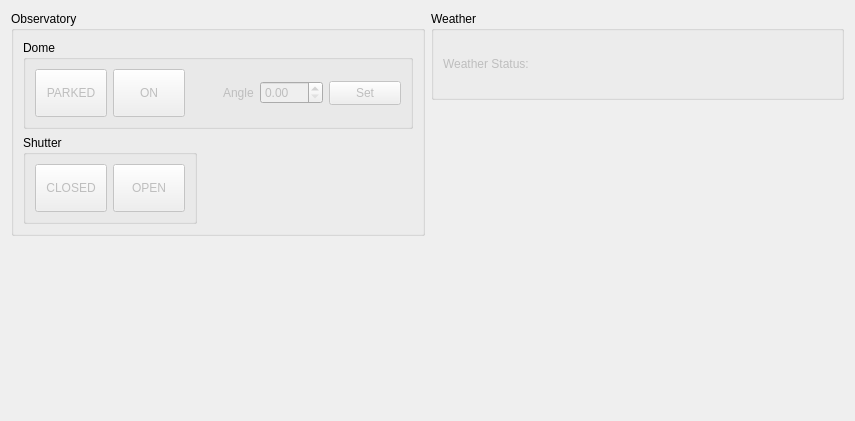
<?xml version="1.0" encoding="UTF-8"?>
<ui version="4.0">
 <class>Observatory</class>
 <widget class="QWidget" name="Observatory">
  <property name="geometry">
   <rect>
    <x>0</x>
    <y>0</y>
    <width>855</width>
    <height>421</height>
   </rect>
  </property>
  <property name="windowTitle">
   <string>Form</string>
  </property>
  <layout class="QGridLayout" name="gridLayout_2">
   <item row="0" column="0" alignment="Qt::AlignTop">
    <widget class="QGroupBox" name="observatoryBox">
     <property name="sizePolicy">
      <sizepolicy hsizetype="Preferred" vsizetype="Minimum">
       <horstretch>0</horstretch>
       <verstretch>0</verstretch>
      </sizepolicy>
     </property>
     <property name="minimumSize">
      <size>
       <width>0</width>
       <height>0</height>
      </size>
     </property>
     <property name="title">
      <string>Observatory</string>
     </property>
     <layout class="QGridLayout" name="gridLayout">
      <item row="1" column="0">
       <widget class="QGroupBox" name="domeBox">
        <property name="title">
         <string>Dome</string>
        </property>
        <layout class="QGridLayout" name="gridLayout_3">
         <item row="0" column="0">
          <widget class="QPushButton" name="domeParked">
           <property name="enabled">
            <bool>false</bool>
           </property>
           <property name="minimumSize">
            <size>
             <width>72</width>
             <height>48</height>
            </size>
           </property>
           <property name="maximumSize">
            <size>
             <width>72</width>
             <height>48</height>
            </size>
           </property>
           <property name="styleSheet">
            <string notr="true">QPushButton:checked
{
background-color: maroon;
border: 1px outset;
font-weight:bold;
}</string>
           </property>
           <property name="text">
            <string>PARKED</string>
           </property>
           <property name="iconSize">
            <size>
             <width>32</width>
             <height>16</height>
            </size>
           </property>
           <property name="checkable">
            <bool>true</bool>
           </property>
          </widget>
         </item>
         <item row="0" column="1">
          <widget class="QPushButton" name="domeOn">
           <property name="enabled">
            <bool>false</bool>
           </property>
           <property name="minimumSize">
            <size>
             <width>72</width>
             <height>48</height>
            </size>
           </property>
           <property name="maximumSize">
            <size>
             <width>72</width>
             <height>48</height>
            </size>
           </property>
           <property name="styleSheet">
            <string notr="true">QPushButton:checked
{
background-color: maroon;
border: 1px outset;
font-weight:bold;
}</string>
           </property>
           <property name="text">
            <string>ON</string>
           </property>
           <property name="checkable">
            <bool>true</bool>
           </property>
           <property name="checked">
            <bool>false</bool>
           </property>
          </widget>
         </item>
         <item row="0" column="2">
          <layout class="QHBoxLayout" name="horizontalLayout">
           <item alignment="Qt::AlignRight">
            <widget class="QLabel" name="angleLabel">
             <property name="enabled">
              <bool>false</bool>
             </property>
             <property name="text">
              <string>Angle</string>
             </property>
            </widget>
           </item>
           <item>
            <widget class="QDoubleSpinBox" name="domeAngleSpinBox">
             <property name="enabled">
              <bool>false</bool>
             </property>
            </widget>
           </item>
           <item>
            <widget class="QPushButton" name="setDomeAngleButton">
             <property name="enabled">
              <bool>false</bool>
             </property>
             <property name="minimumSize">
              <size>
               <width>72</width>
               <height>24</height>
              </size>
             </property>
             <property name="maximumSize">
              <size>
               <width>72</width>
               <height>24</height>
              </size>
             </property>
             <property name="text">
              <string>Set</string>
             </property>
            </widget>
           </item>
          </layout>
         </item>
        </layout>
       </widget>
      </item>
      <item row="3" column="0" alignment="Qt::AlignLeft">
       <widget class="QGroupBox" name="shutterBox">
        <property name="title">
         <string>Shutter</string>
        </property>
        <layout class="QGridLayout" name="gridLayout_4">
         <item row="0" column="0">
          <widget class="QPushButton" name="shutterClosed">
           <property name="enabled">
            <bool>false</bool>
           </property>
           <property name="minimumSize">
            <size>
             <width>72</width>
             <height>48</height>
            </size>
           </property>
           <property name="maximumSize">
            <size>
             <width>72</width>
             <height>48</height>
            </size>
           </property>
           <property name="styleSheet">
            <string notr="true">QPushButton:checked
{
background-color: maroon;
border: 1px outset;
font-weight:bold;
}</string>
           </property>
           <property name="text">
            <string>CLOSED</string>
           </property>
           <property name="iconSize">
            <size>
             <width>32</width>
             <height>16</height>
            </size>
           </property>
           <property name="checkable">
            <bool>true</bool>
           </property>
          </widget>
         </item>
         <item row="0" column="1">
          <widget class="QPushButton" name="shutterOpen">
           <property name="enabled">
            <bool>false</bool>
           </property>
           <property name="minimumSize">
            <size>
             <width>72</width>
             <height>48</height>
            </size>
           </property>
           <property name="maximumSize">
            <size>
             <width>72</width>
             <height>48</height>
            </size>
           </property>
           <property name="styleSheet">
            <string notr="true">QPushButton:checked
{
background-color: maroon;
border: 1px outset;
font-weight:bold;
}</string>
           </property>
           <property name="text">
            <string>OPEN</string>
           </property>
           <property name="checkable">
            <bool>true</bool>
           </property>
           <property name="checked">
            <bool>false</bool>
           </property>
          </widget>
         </item>
        </layout>
       </widget>
      </item>
     </layout>
    </widget>
   </item>
   <item row="1" column="0">
    <spacer name="horizontalSpacer">
     <property name="orientation">
      <enum>Qt::Horizontal</enum>
     </property>
     <property name="sizeHint" stdset="0">
      <size>
       <width>40</width>
       <height>20</height>
      </size>
     </property>
    </spacer>
   </item>
   <item row="1" column="1">
    <spacer name="horizontalSpacer_2">
     <property name="orientation">
      <enum>Qt::Horizontal</enum>
     </property>
     <property name="sizeHint" stdset="0">
      <size>
       <width>40</width>
       <height>20</height>
      </size>
     </property>
    </spacer>
   </item>
   <item row="0" column="1" alignment="Qt::AlignTop">
    <widget class="QGroupBox" name="weatherBox">
     <property name="title">
      <string>Weather</string>
     </property>
     <layout class="QGridLayout" name="gridLayout_5">
      <item row="0" column="2">
       <spacer name="horizontalSpacer_3">
        <property name="orientation">
         <enum>Qt::Horizontal</enum>
        </property>
        <property name="sizeHint" stdset="0">
         <size>
          <width>40</width>
          <height>20</height>
         </size>
        </property>
       </spacer>
      </item>
      <item row="0" column="0">
       <widget class="QLabel" name="weatherLabel">
        <property name="enabled">
         <bool>false</bool>
        </property>
        <property name="text">
         <string>Weather Status: </string>
        </property>
       </widget>
      </item>
      <item row="0" column="1">
       <widget class="QLabel" name="weatherStatusLabel">
        <property name="sizePolicy">
         <sizepolicy hsizetype="Fixed" vsizetype="Fixed">
          <horstretch>0</horstretch>
          <verstretch>0</verstretch>
         </sizepolicy>
        </property>
        <property name="minimumSize">
         <size>
          <width>48</width>
          <height>48</height>
         </size>
        </property>
        <property name="maximumSize">
         <size>
          <width>48</width>
          <height>48</height>
         </size>
        </property>
        <property name="text">
         <string/>
        </property>
       </widget>
      </item>
     </layout>
    </widget>
   </item>
  </layout>
 </widget>
 <resources/>
 <connections/>
</ui>
